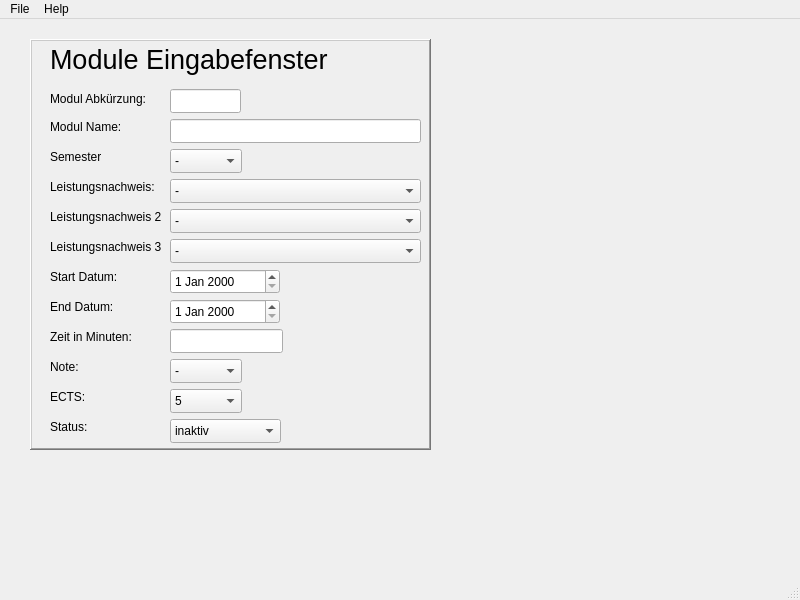
<?xml version="1.0" encoding="UTF-8"?>
<ui version="4.0">
 <class>MainWindow</class>
 <widget class="QMainWindow" name="MainWindow">
  <property name="geometry">
   <rect>
    <x>0</x>
    <y>0</y>
    <width>800</width>
    <height>600</height>
   </rect>
  </property>
  <property name="windowTitle">
   <string>MainWindow</string>
  </property>
  <widget class="QWidget" name="centralwidget">
   <widget class="QLineEdit" name="short_name_label">
    <property name="geometry">
     <rect>
      <x>170</x>
      <y>70</y>
      <width>71</width>
      <height>24</height>
     </rect>
    </property>
   </widget>
   <widget class="QLineEdit" name="Long_Name">
    <property name="geometry">
     <rect>
      <x>170</x>
      <y>100</y>
      <width>251</width>
      <height>24</height>
     </rect>
    </property>
   </widget>
   <widget class="QLabel" name="short_name">
    <property name="geometry">
     <rect>
      <x>50</x>
      <y>70</y>
      <width>101</width>
      <height>20</height>
     </rect>
    </property>
    <property name="text">
     <string>Modul Abkürzung:</string>
    </property>
   </widget>
   <widget class="QLabel" name="long_name_label">
    <property name="geometry">
     <rect>
      <x>50</x>
      <y>100</y>
      <width>81</width>
      <height>16</height>
     </rect>
    </property>
    <property name="text">
     <string>Modul Name:</string>
    </property>
   </widget>
   <widget class="QLabel" name="semester_label">
    <property name="geometry">
     <rect>
      <x>50</x>
      <y>130</y>
      <width>51</width>
      <height>16</height>
     </rect>
    </property>
    <property name="text">
     <string>Semester:</string>
    </property>
   </widget>
   <widget class="QLabel" name="M_K_A_label">
    <property name="geometry">
     <rect>
      <x>50</x>
      <y>160</y>
      <width>111</width>
      <height>16</height>
     </rect>
    </property>
    <property name="text">
     <string>Leistungsnachweis:</string>
    </property>
   </widget>
   <widget class="QComboBox" name="Semester_select">
    <property name="geometry">
     <rect>
      <x>170</x>
      <y>130</y>
      <width>72</width>
      <height>24</height>
     </rect>
    </property>
    <item>
     <property name="text">
      <string>-</string>
     </property>
    </item>
    <item>
     <property name="text">
      <string>1</string>
     </property>
    </item>
    <item>
     <property name="text">
      <string>2</string>
     </property>
    </item>
    <item>
     <property name="text">
      <string>3</string>
     </property>
    </item>
    <item>
     <property name="text">
      <string>4</string>
     </property>
    </item>
    <item>
     <property name="text">
      <string>5</string>
     </property>
    </item>
    <item>
     <property name="text">
      <string>6</string>
     </property>
    </item>
    <item>
     <property name="text">
      <string>7</string>
     </property>
    </item>
   </widget>
   <widget class="QComboBox" name="M_K_A_select">
    <property name="geometry">
     <rect>
      <x>170</x>
      <y>160</y>
      <width>251</width>
      <height>24</height>
     </rect>
    </property>
    <item>
     <property name="text">
      <string>-</string>
     </property>
    </item>
    <item>
     <property name="text">
      <string>Sofort Online Klausur</string>
     </property>
    </item>
    <item>
     <property name="text">
      <string>Termin Online Klausur</string>
     </property>
    </item>
    <item>
     <property name="text">
      <string>Assignment</string>
     </property>
    </item>
    <item>
     <property name="text">
      <string>Laborbericht</string>
     </property>
    </item>
   </widget>
   <widget class="QLabel" name="start_date_label">
    <property name="geometry">
     <rect>
      <x>50</x>
      <y>250</y>
      <width>71</width>
      <height>16</height>
     </rect>
    </property>
    <property name="text">
     <string>Start Datum:</string>
    </property>
   </widget>
   <widget class="QLabel" name="end_date_label">
    <property name="geometry">
     <rect>
      <x>50</x>
      <y>280</y>
      <width>71</width>
      <height>16</height>
     </rect>
    </property>
    <property name="text">
     <string>End Datum:</string>
    </property>
   </widget>
   <widget class="QLabel" name="time_min_label">
    <property name="geometry">
     <rect>
      <x>50</x>
      <y>310</y>
      <width>101</width>
      <height>16</height>
     </rect>
    </property>
    <property name="text">
     <string>Zeit in Minuten:</string>
    </property>
   </widget>
   <widget class="QLabel" name="note_label">
    <property name="geometry">
     <rect>
      <x>50</x>
      <y>340</y>
      <width>49</width>
      <height>16</height>
     </rect>
    </property>
    <property name="text">
     <string>Note:</string>
    </property>
   </widget>
   <widget class="QComboBox" name="Note_menu">
    <property name="geometry">
     <rect>
      <x>170</x>
      <y>340</y>
      <width>72</width>
      <height>24</height>
     </rect>
    </property>
    <item>
     <property name="text">
      <string>-</string>
     </property>
    </item>
    <item>
     <property name="text">
      <string>1,0</string>
     </property>
    </item>
    <item>
     <property name="text">
      <string>1,3</string>
     </property>
    </item>
    <item>
     <property name="text">
      <string>1,7</string>
     </property>
    </item>
    <item>
     <property name="text">
      <string>2,0</string>
     </property>
    </item>
    <item>
     <property name="text">
      <string>2,3</string>
     </property>
    </item>
    <item>
     <property name="text">
      <string>2,7</string>
     </property>
    </item>
    <item>
     <property name="text">
      <string>3,0</string>
     </property>
    </item>
    <item>
     <property name="text">
      <string>3,3</string>
     </property>
    </item>
    <item>
     <property name="text">
      <string>3,7</string>
     </property>
    </item>
    <item>
     <property name="text">
      <string>4,0</string>
     </property>
    </item>
    <item>
     <property name="text">
      <string>nicht bestanden</string>
     </property>
    </item>
   </widget>
   <widget class="QDateEdit" name="Start_dateEdit">
    <property name="geometry">
     <rect>
      <x>170</x>
      <y>250</y>
      <width>110</width>
      <height>25</height>
     </rect>
    </property>
   </widget>
   <widget class="QDateEdit" name="End_dateEdit">
    <property name="geometry">
     <rect>
      <x>170</x>
      <y>280</y>
      <width>110</width>
      <height>25</height>
     </rect>
    </property>
   </widget>
   <widget class="QLineEdit" name="lineEdit">
    <property name="geometry">
     <rect>
      <x>170</x>
      <y>310</y>
      <width>113</width>
      <height>24</height>
     </rect>
    </property>
   </widget>
   <widget class="QLabel" name="ects_label">
    <property name="geometry">
     <rect>
      <x>50</x>
      <y>370</y>
      <width>49</width>
      <height>16</height>
     </rect>
    </property>
    <property name="text">
     <string>ECTS:</string>
    </property>
   </widget>
   <widget class="QLabel" name="status_label">
    <property name="geometry">
     <rect>
      <x>50</x>
      <y>400</y>
      <width>49</width>
      <height>16</height>
     </rect>
    </property>
    <property name="text">
     <string>Status:</string>
    </property>
   </widget>
   <widget class="QComboBox" name="comboBox">
    <property name="geometry">
     <rect>
      <x>170</x>
      <y>370</y>
      <width>72</width>
      <height>24</height>
     </rect>
    </property>
    <item>
     <property name="text">
      <string>5</string>
     </property>
    </item>
    <item>
     <property name="text">
      <string>10</string>
     </property>
    </item>
    <item>
     <property name="text">
      <string>15</string>
     </property>
    </item>
   </widget>
   <widget class="QComboBox" name="comboBox_2">
    <property name="geometry">
     <rect>
      <x>170</x>
      <y>400</y>
      <width>111</width>
      <height>24</height>
     </rect>
    </property>
    <item>
     <property name="text">
      <string>inaktiv</string>
     </property>
    </item>
    <item>
     <property name="text">
      <string>aktiv</string>
     </property>
    </item>
    <item>
     <property name="text">
      <string>abgeschlossen</string>
     </property>
    </item>
   </widget>
   <widget class="QLabel" name="label">
    <property name="geometry">
     <rect>
      <x>50</x>
      <y>20</y>
      <width>301</width>
      <height>41</height>
     </rect>
    </property>
    <property name="font">
     <font>
      <pointsize>20</pointsize>
      <bold>false</bold>
     </font>
    </property>
    <property name="text">
     <string>Module Eingabefenster</string>
    </property>
   </widget>
   <widget class="QLabel" name="M_K_A_label_2">
    <property name="geometry">
     <rect>
      <x>50</x>
      <y>190</y>
      <width>111</width>
      <height>16</height>
     </rect>
    </property>
    <property name="text">
     <string>Leistungsnachweis 2:</string>
    </property>
   </widget>
   <widget class="QLabel" name="M_K_A_label_3">
    <property name="geometry">
     <rect>
      <x>50</x>
      <y>220</y>
      <width>111</width>
      <height>16</height>
     </rect>
    </property>
    <property name="text">
     <string>Leistungsnachweis 3:</string>
    </property>
   </widget>
   <widget class="QComboBox" name="M_K_A_select_2">
    <property name="geometry">
     <rect>
      <x>170</x>
      <y>190</y>
      <width>251</width>
      <height>24</height>
     </rect>
    </property>
    <item>
     <property name="text">
      <string>-</string>
     </property>
    </item>
    <item>
     <property name="text">
      <string>Sofort Online Klausur</string>
     </property>
    </item>
    <item>
     <property name="text">
      <string>Termin Online Klausur</string>
     </property>
    </item>
    <item>
     <property name="text">
      <string>Assignment</string>
     </property>
    </item>
    <item>
     <property name="text">
      <string>Laborbericht</string>
     </property>
    </item>
   </widget>
   <widget class="QComboBox" name="M_K_A_select_3">
    <property name="geometry">
     <rect>
      <x>170</x>
      <y>220</y>
      <width>251</width>
      <height>24</height>
     </rect>
    </property>
    <item>
     <property name="text">
      <string>-</string>
     </property>
    </item>
    <item>
     <property name="text">
      <string>Sofort Online Klausur</string>
     </property>
    </item>
    <item>
     <property name="text">
      <string>Termin Online Klausur</string>
     </property>
    </item>
    <item>
     <property name="text">
      <string>Assignment</string>
     </property>
    </item>
    <item>
     <property name="text">
      <string>Laborbericht</string>
     </property>
    </item>
   </widget>
   <widget class="QFrame" name="input_frame">
    <property name="geometry">
     <rect>
      <x>30</x>
      <y>20</y>
      <width>401</width>
      <height>411</height>
     </rect>
    </property>
    <property name="frameShape">
     <enum>QFrame::WinPanel</enum>
    </property>
    <property name="frameShadow">
     <enum>QFrame::Raised</enum>
    </property>
    <property name="lineWidth">
     <number>5</number>
    </property>
   </widget>
   <zorder>input_frame</zorder>
   <zorder>short_name_label</zorder>
   <zorder>Long_Name</zorder>
   <zorder>short_name</zorder>
   <zorder>long_name_label</zorder>
   <zorder>semester_label</zorder>
   <zorder>M_K_A_label</zorder>
   <zorder>Semester_select</zorder>
   <zorder>M_K_A_select</zorder>
   <zorder>start_date_label</zorder>
   <zorder>end_date_label</zorder>
   <zorder>time_min_label</zorder>
   <zorder>note_label</zorder>
   <zorder>Note_menu</zorder>
   <zorder>Start_dateEdit</zorder>
   <zorder>End_dateEdit</zorder>
   <zorder>lineEdit</zorder>
   <zorder>ects_label</zorder>
   <zorder>status_label</zorder>
   <zorder>comboBox</zorder>
   <zorder>comboBox_2</zorder>
   <zorder>label</zorder>
   <zorder>M_K_A_label_2</zorder>
   <zorder>M_K_A_label_3</zorder>
   <zorder>M_K_A_select_2</zorder>
   <zorder>M_K_A_select_3</zorder>
  </widget>
  <widget class="QMenuBar" name="menubar">
   <property name="geometry">
    <rect>
     <x>0</x>
     <y>0</y>
     <width>800</width>
     <height>21</height>
    </rect>
   </property>
   <widget class="QMenu" name="menuFile">
    <property name="title">
     <string>File</string>
    </property>
   </widget>
   <widget class="QMenu" name="menuHelp">
    <property name="title">
     <string>Help</string>
    </property>
   </widget>
   <addaction name="menuFile"/>
   <addaction name="menuHelp"/>
  </widget>
  <widget class="QStatusBar" name="statusbar"/>
 </widget>
 <resources/>
 <connections/>
</ui>
